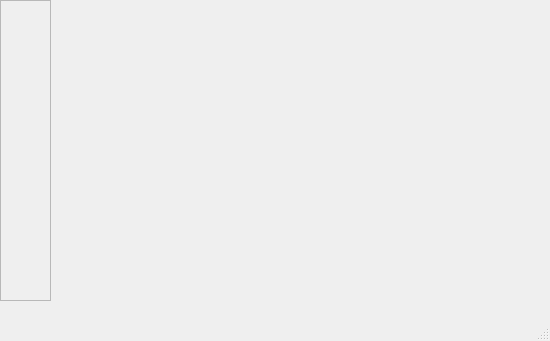
<?xml version="1.0" encoding="UTF-8"?>
<ui version="4.0">
 <class>LiteChat_Interface</class>
 <widget class="QMainWindow" name="LiteChat_Interface">
  <property name="geometry">
   <rect>
    <x>0</x>
    <y>0</y>
    <width>550</width>
    <height>341</height>
   </rect>
  </property>
  <property name="windowTitle">
   <string>MainWindow</string>
  </property>
  <widget class="QWidget" name="centralwidget">
   <widget class="QWidget" name="horizontalLayoutWidget">
    <property name="geometry">
     <rect>
      <x>50</x>
      <y>0</y>
      <width>491</width>
      <height>301</height>
     </rect>
    </property>
    <layout class="QHBoxLayout" name="horizontalLayout"/>
   </widget>
   <widget class="QFrame" name="frame">
    <property name="geometry">
     <rect>
      <x>0</x>
      <y>0</y>
      <width>51</width>
      <height>301</height>
     </rect>
    </property>
    <property name="frameShape">
     <enum>QFrame::StyledPanel</enum>
    </property>
    <property name="frameShadow">
     <enum>QFrame::Raised</enum>
    </property>
   </widget>
  </widget>
  <widget class="QMenuBar" name="menubar">
   <property name="geometry">
    <rect>
     <x>0</x>
     <y>0</y>
     <width>550</width>
     <height>17</height>
    </rect>
   </property>
  </widget>
  <widget class="QStatusBar" name="statusbar"/>
 </widget>
 <resources/>
 <connections/>
</ui>
